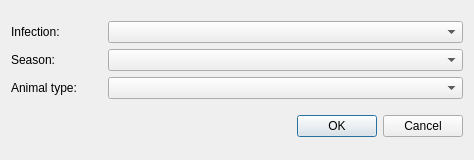
<?xml version="1.0" encoding="UTF-8"?>
<ui version="4.0">
 <class>dbQuery_dlg</class>
 <widget class="QDialog" name="dbQuery_dlg">
  <property name="geometry">
   <rect>
    <x>0</x>
    <y>0</y>
    <width>474</width>
    <height>160</height>
   </rect>
  </property>
  <property name="windowTitle">
   <string>Dialog</string>
  </property>
  <layout class="QGridLayout" name="gridLayout_2">
   <item row="0" column="0">
    <layout class="QGridLayout" name="gridLayout">
     <item row="0" column="0">
      <widget class="QLabel" name="label">
       <property name="text">
        <string>Infection:</string>
       </property>
      </widget>
     </item>
     <item row="0" column="1">
      <widget class="QComboBox" name="comboBox"/>
     </item>
     <item row="1" column="0">
      <widget class="QLabel" name="label_2">
       <property name="text">
        <string>Season:</string>
       </property>
      </widget>
     </item>
     <item row="1" column="1">
      <widget class="QComboBox" name="comboBox_2"/>
     </item>
     <item row="2" column="0">
      <widget class="QLabel" name="label_3">
       <property name="maximumSize">
        <size>
         <width>91</width>
         <height>16777215</height>
        </size>
       </property>
       <property name="text">
        <string>Animal type:</string>
       </property>
      </widget>
     </item>
     <item row="2" column="1">
      <widget class="QComboBox" name="comboBox_3"/>
     </item>
    </layout>
   </item>
   <item row="1" column="0">
    <widget class="QDialogButtonBox" name="buttonBox">
     <property name="orientation">
      <enum>Qt::Horizontal</enum>
     </property>
     <property name="standardButtons">
      <set>QDialogButtonBox::Cancel|QDialogButtonBox::Ok</set>
     </property>
    </widget>
   </item>
  </layout>
 </widget>
 <resources/>
 <connections>
  <connection>
   <sender>buttonBox</sender>
   <signal>accepted()</signal>
   <receiver>dbQuery_dlg</receiver>
   <slot>accept()</slot>
   <hints>
    <hint type="sourcelabel">
     <x>248</x>
     <y>254</y>
    </hint>
    <hint type="destinationlabel">
     <x>157</x>
     <y>274</y>
    </hint>
   </hints>
  </connection>
  <connection>
   <sender>buttonBox</sender>
   <signal>rejected()</signal>
   <receiver>dbQuery_dlg</receiver>
   <slot>reject()</slot>
   <hints>
    <hint type="sourcelabel">
     <x>316</x>
     <y>260</y>
    </hint>
    <hint type="destinationlabel">
     <x>286</x>
     <y>274</y>
    </hint>
   </hints>
  </connection>
 </connections>
</ui>
